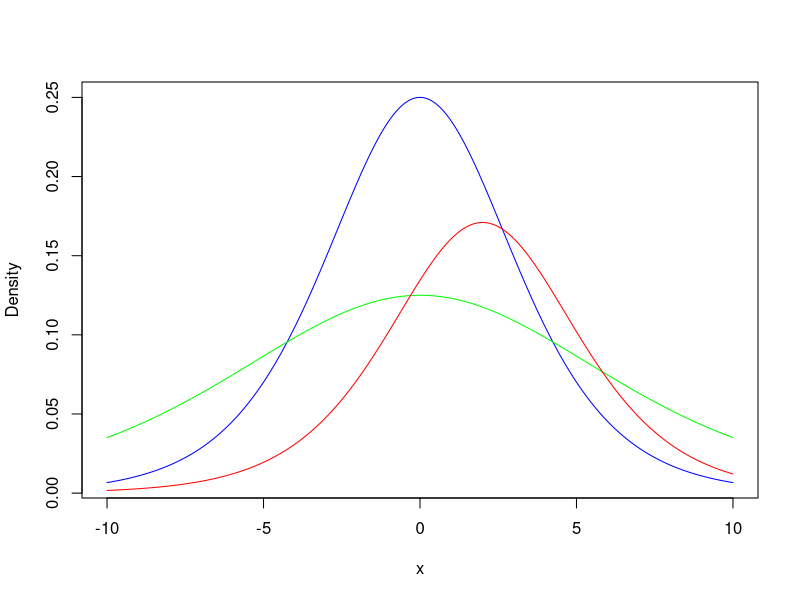

R code for this plot:
find_k = function(mu, beta){
  integrand = function(x){
    exp(-(x-mu)/beta)/(1+exp(-(x-mu)/beta))^2
  }
  integral = integrate(integrand,0,Inf)$value
  K = 1/integral
  return(K)
}

K1 = find_k(0,2)
K2 = find_k(0,4)
K3 = find_k(2,2)

# -- part a --

pdf_func = function(x,mu,beta,K){
  return(K * exp(-(x-mu)/beta) / (1+exp(-(x-mu)/beta))^2)
}

x_vals = seq(-10,10,length.out = 1000)

plot(x_vals, pdf_func(x_vals,0,2,K1), type = 'l', col = "blue",ylab = "Density", xlab = "x")
lines(x_vals, pdf_func(x_vals,0,4,K2), col = "green")
lines(x_vals, pdf_func(x_vals,2,2,K3), col = "red")

# -- part b --

calc_ex = function(mu, beta, n = 1){
  K = find_k(mu, beta)
  integrand = function(x){
    return((x ^ n) * pdf_func(x, mu, beta, K))
  }
  integral = integrate(integrand, 0, Inf)$value
  return(integral)
}

print(calc_ex(0,2))

calc_var = function(mu,beta){
  K = find_k(mu,beta)
  first_moment = calc_ex(mu,beta)
  second_moment = calc_ex(mu,beta,2)
  return(second_moment - first_moment^2)
}

print(calc_var(0,2))

